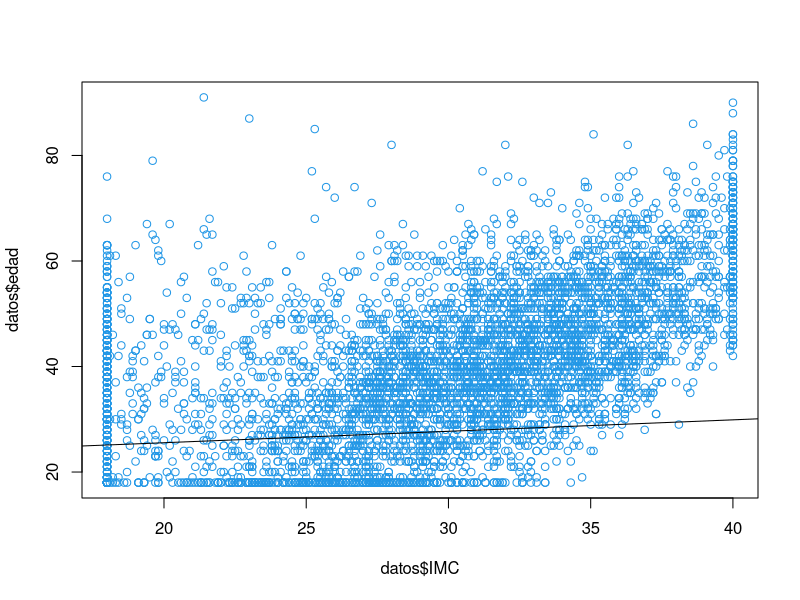
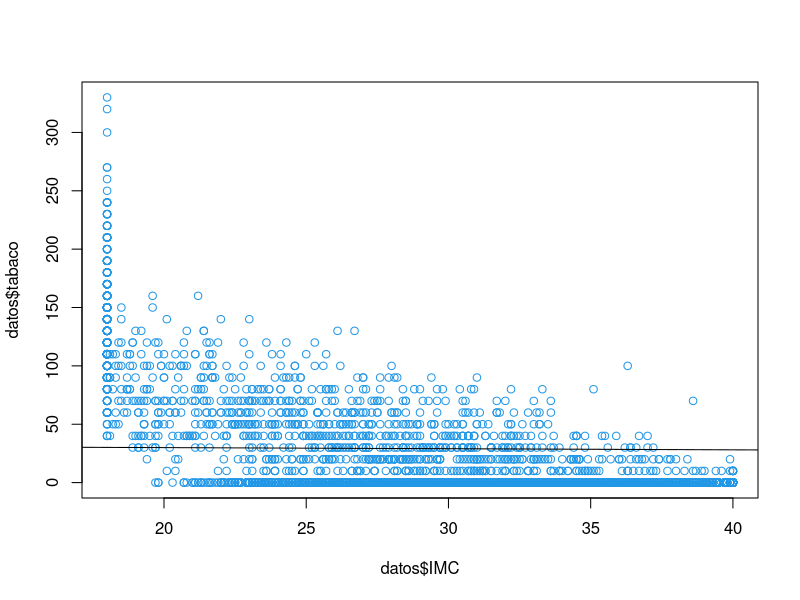
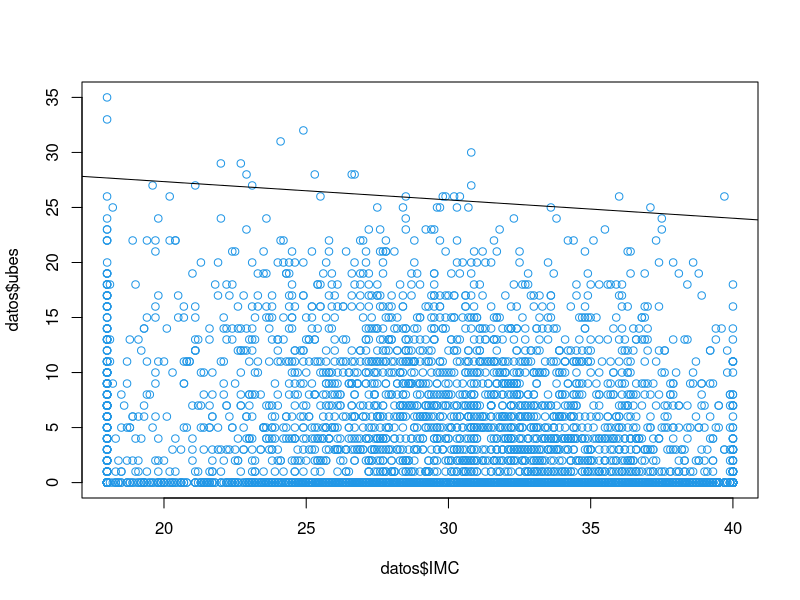
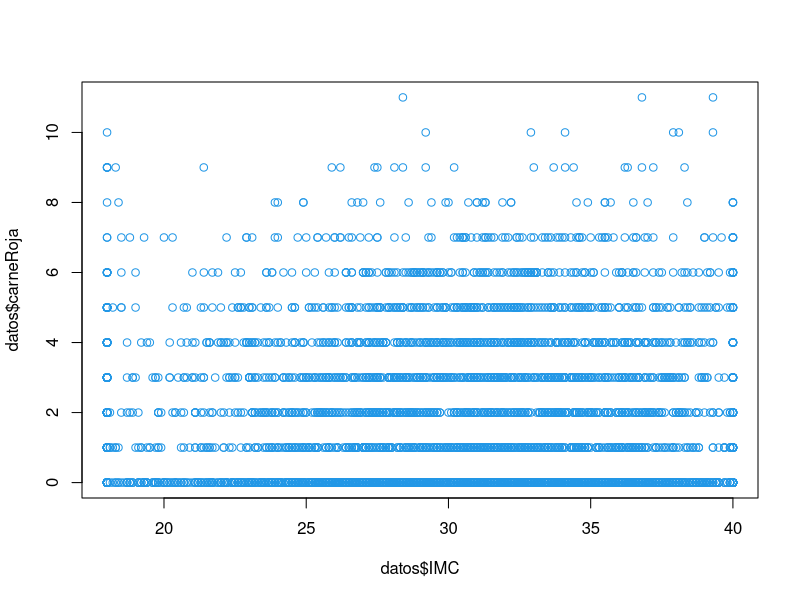
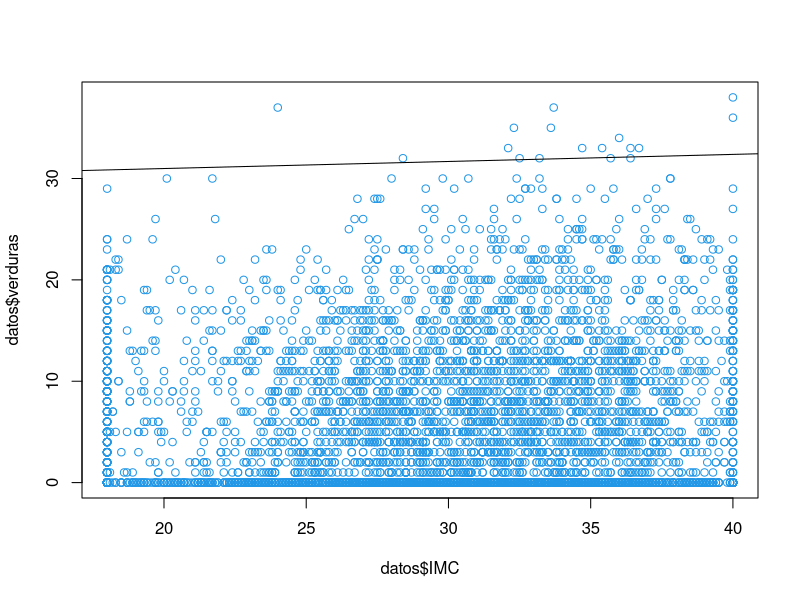
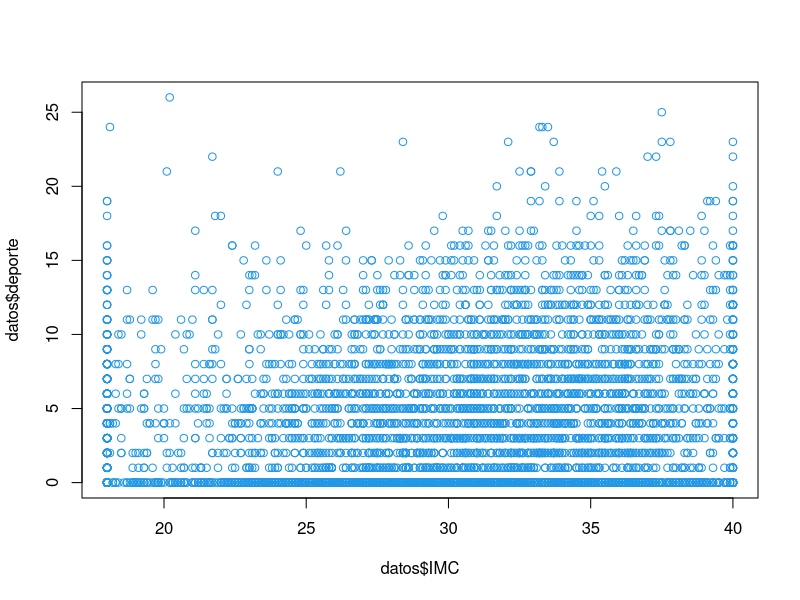
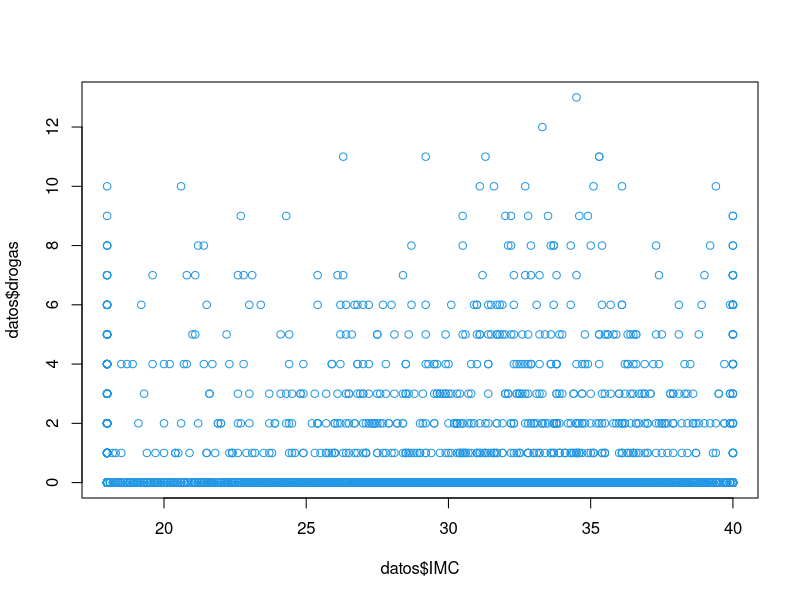

Reproduce these figures in R, in order.
# =============================================================================
#
# Trabajo elaborado por:
#   * Antonio J. Galán Herrera
#
# =============================================================================


# Importacion de paquetes necesarios
library("tidyverse")



# APARTADO 01 -----------------------------------------------------------------

  # Usando la funcion 'read_csv' del paquete 'readr'
  # se exporta el fichero con formato 'tibble'.
  datos <- read_csv("../Recursos/12306.csv", col_types=cols(sexo=col_factor(),
                                                            dietaEsp=col_factor(),
                                                            nivEstPad=col_factor(),
                                                            nivEstudios=col_factor(),
                                                            nivIngresos=col_factor()))



# APARTADO 02 -----------------------------------------------------------------

  # Se crea la columna 'IMC' segun el enunciado
  datos$IMC <- datos$peso / datos$altura^2
  
  
  
# APARTADO 03 -----------------------------------------------------------------

  # Se limpian las columnas con algun NA de los datos,
  # usando la funcion 'na.exclude()' o 'na.omit()'
  datos <- na.exclude(datos)

    # Esta nueva variable 'datos' es de un tamaño menor,
    # ya que no cuenta con algunas de sus columnas anteriores
  
  
  
# APARTADO 04 -----------------------------------------------------------------

  # Medias
  datosMedios <- c(peso_M     = mean(datos$peso),
                   altura_M   = mean(datos$altura),
                   edad_M     = mean(datos$edad),
                   tabaco_M   = mean(datos$tabaco),
                   ubes_M     = mean(datos$ubes),
                   carne_M    = mean(datos$carneRoja),
                   verduras_M = mean(datos$verduras),
                   deporte_M  = mean(datos$deporte),
                   droga_M    = mean(datos$drogas),
                   IMC_M      = mean(datos$IMC))

  # Desviaciones tipicas
  datosDesviados <- c(peso_DT     = sd(datos$peso),
                      altura_DT   = sd(datos$altura),
                      edad_DT     = sd(datos$edad),
                      tabaco_DT   = sd(datos$tabaco),
                      ubes_DT     = sd(datos$ubes),
                      carne_DT    = sd(datos$carneRoja),
                      verduras_DT = sd(datos$verduras),
                      deporte_DT  = sd(datos$deporte),
                      droga_DT    = sd(datos$drogas),
                      IMC_DT      = sd(datos$IMC))
  
  
  
# APARTADO 05 -----------------------------------------------------------------

  # Modelos
  mod01 <- lm(IMC ~ sexo, datos)
  mod02 <- lm(IMC ~ edad, datos)
  mod03 <- lm(IMC ~ tabaco, datos)
  mod04 <- lm(IMC ~ ubes, datos)
  mod05 <- lm(IMC ~ carneRoja, datos)
  mod06 <- lm(IMC ~ verduras, datos)
  mod07 <- lm(IMC ~ deporte, datos)
  mod08 <- lm(IMC ~ drogas, datos)
  mod09 <- lm(IMC ~ nivEstPad, datos)
  mod10 <- lm(IMC ~ nivEstudios, datos)
  mod11 <- lm(IMC ~ nivIngresos, datos)
  
    # Cada variable anterior contiene:
    # * El coeficiente de regresion (modXX$coefficients).
    # * El coeficiente de determinacion (summary(modXX)$r.squared).
  
  
  
# APARTADO 06 -----------------------------------------------------------------
  
  # Graficos de dispersion (variables cuantitativas)
  plot(datos$IMC, datos$edad, col=4)
  abline(mod02)
  
  plot(datos$IMC, datos$tabaco, col=4)
  abline(mod03)
  
  plot(datos$IMC, datos$ubes, col=4)
  abline(mod04)
  
  plot(datos$IMC, datos$carneRoja, col=4)
  abline(mod05)
  
  plot(datos$IMC, datos$verduras, col=4)
  abline(mod06)
  
  plot(datos$IMC, datos$deporte, col=4)
  abline(mod07)
  
  plot(datos$IMC, datos$drogas, col=4)
  abline(mod08)
  
  
  
# APARTADO 07 -----------------------------------------------------------------
  
  # Funcion para separar los datos en 3 conjuntos (entrenamiento, test, validacion)
  obtenerConjuntos <- function(datos, p1, p2) {
    rDf     <- 1:nrow(datos)
    rTrain  <- sample(rDf, p1 * length(rDf))
    rTemp   <- setdiff(rDf, rTrain)
    rTest   <- sample(rTemp, p2 * length(rTemp))
    rValid  <- setdiff(rTemp, rTest)
    
    list(entrenamiento=datos[rTrain,], test=datos[rTest,], validacion=datos[rValid,])  
  }
  
  # Conjuntos obtenidos
  obtenerConjuntos(datos, .6, .5)   # 0.6 : entrenamiento
                                    # 0.5 : el resto que no sea entrenamiento
                                    #     0.4 * 0.5 = 0.2 : test
                                    #     0.4 * 0.5 = 0.2 : validacion
                                    #
                                    # 0.6 + 0.2 + 0.2 = 1
  
  
